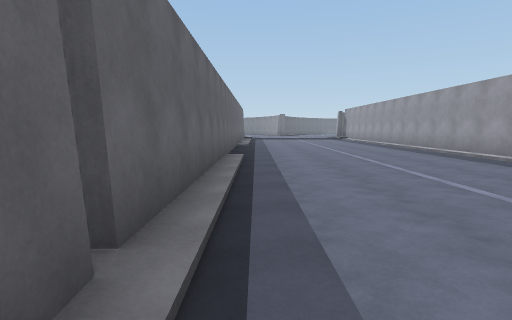
view 1 (above)

23 first-person views from a walk through a Unity game level. The camera is 1.4 m above the floor, tilts 6° down and sees 80° across. The floor is counted in squares, 2 m on a side. Each view is taken from the middle of a square. On the plan, view 1 faces up. The plan holds only what a view shows up to about 10 squares ahead; the rest is blank. The place goes on beyond the plan. The player character is not drawn. Some animated figures are left out. Surface patterns are stand-ins for the level's own textures.

view 2
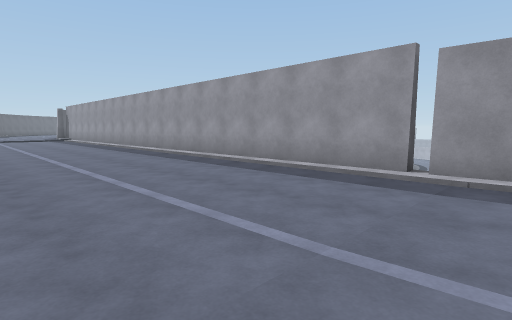

view 3
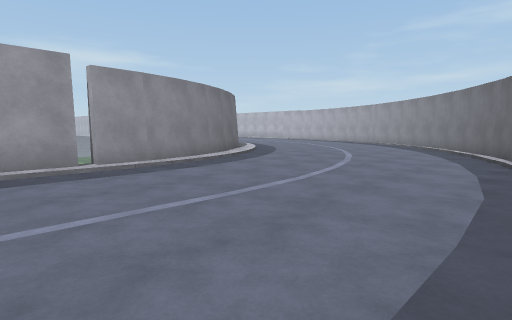

view 4
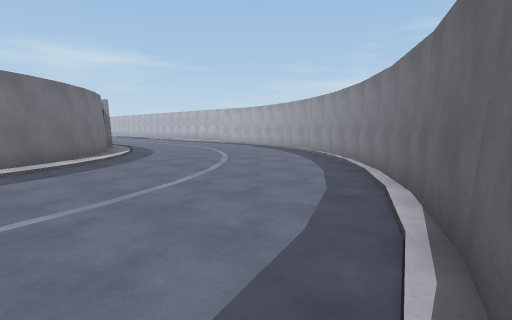

view 5
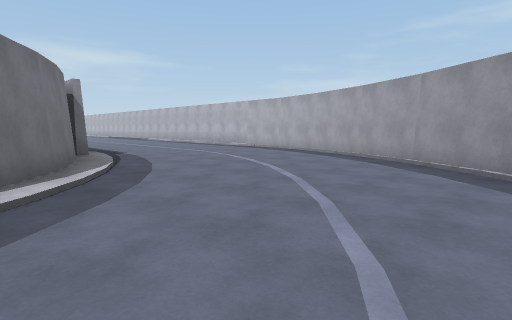

view 6
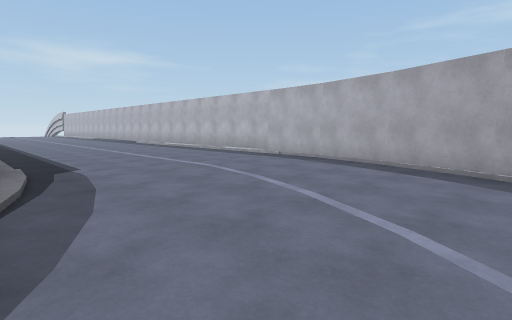

view 7
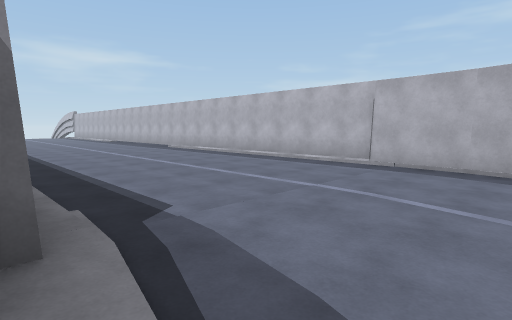

view 8
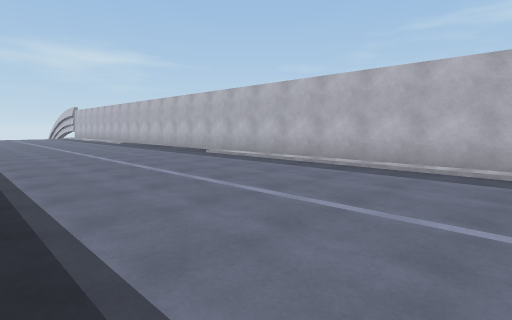

view 9
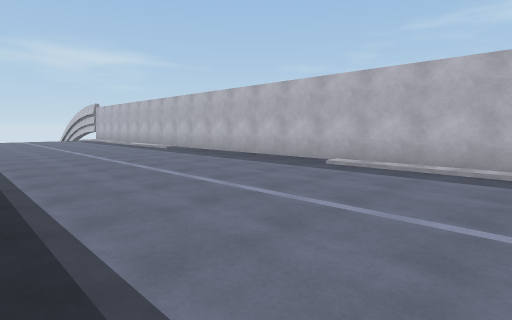

view 10
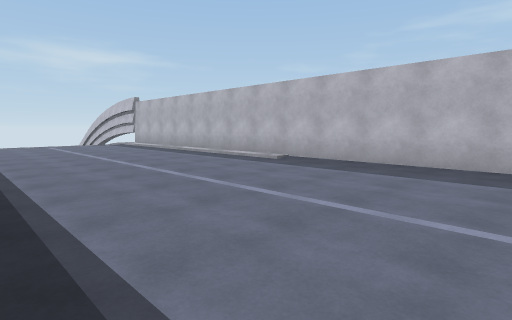

view 11
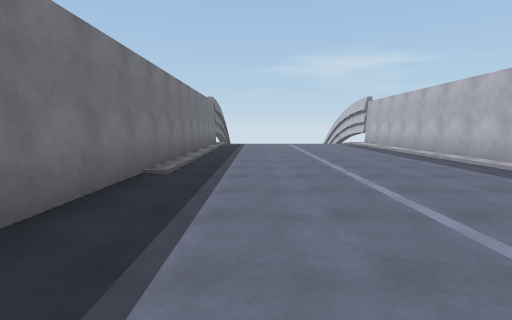

view 12
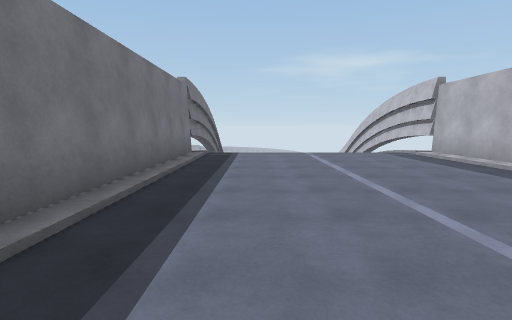

view 13
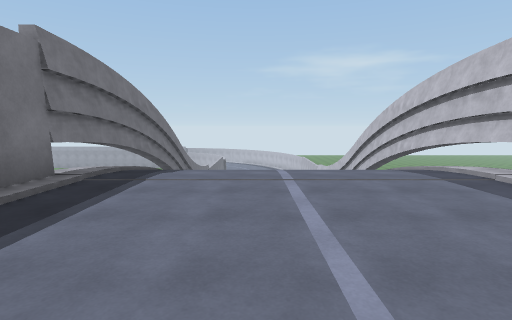

view 14
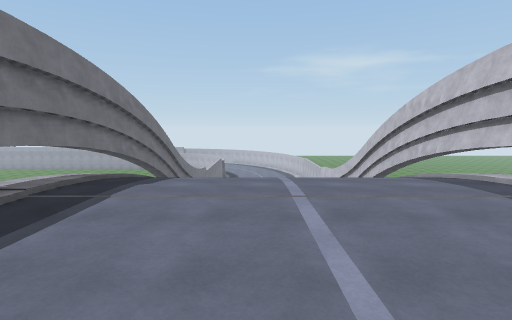

view 15
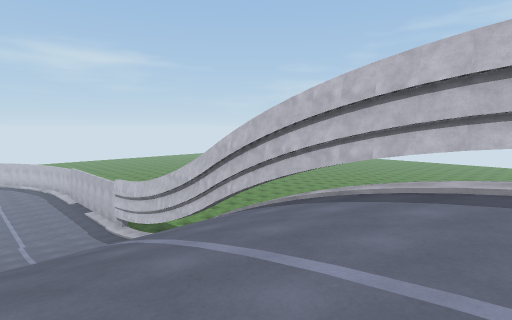

view 16
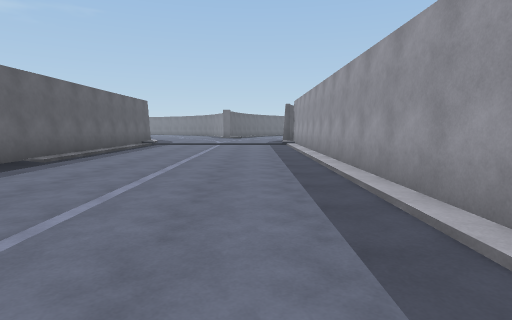

view 17
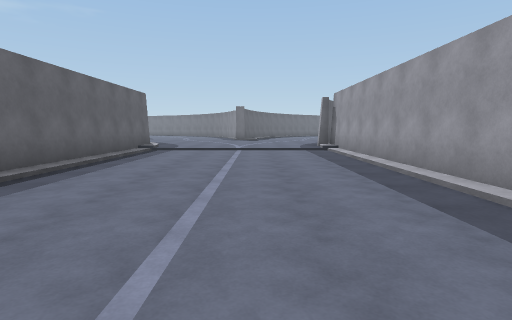

view 18
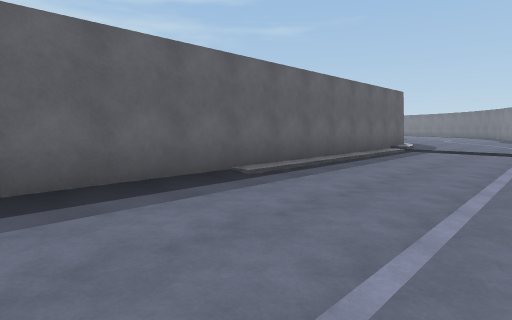

view 19
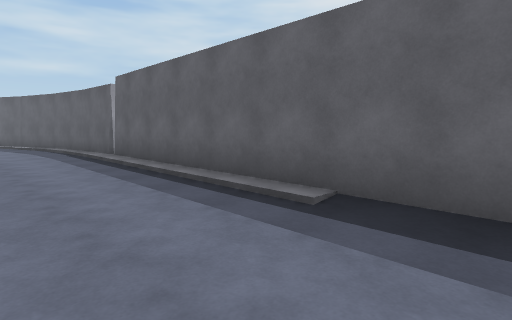

view 20
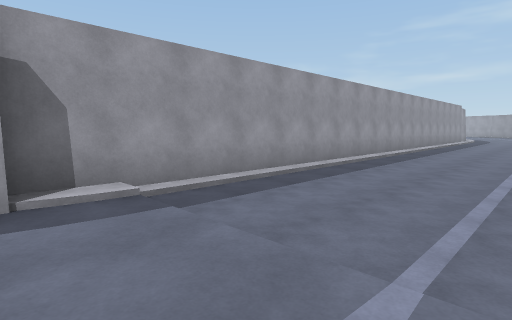

view 21
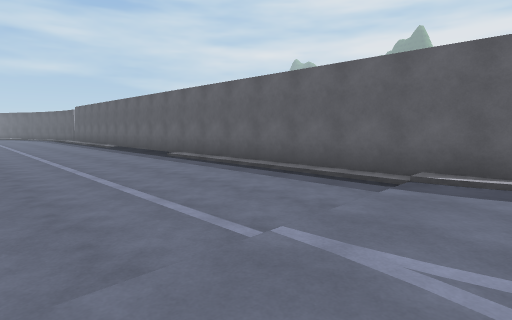

view 22
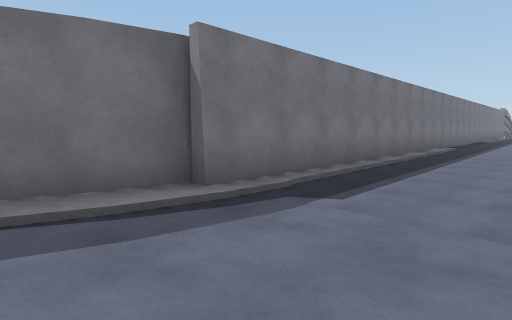

view 23
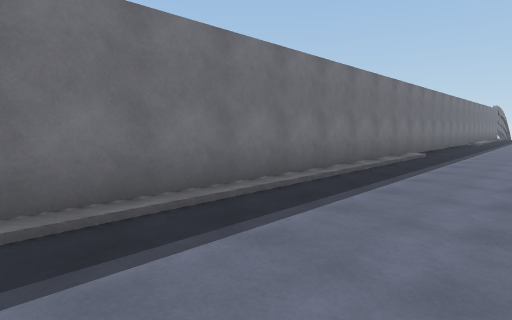

### Floor plan
Key: @ floor where view 1 was taken; # wall or solid block; x gap in a wall; . main floor; : floor 0.25 m higher than the main floor; / step, stairs or slope; v drop or lower ground.
Columns run from 1 left of view 1 to 42 right of it. Each row starts with its distance up from view 1.
 20 #:::::##
 19 #/::::/#
 18 #......#
 17 #......#
 16 #......#
 15 #......#
 14 #......#
 13 #......#
 12 #......#
 11 #......#
 10 #......#
  9 #......#
  8 #......#
  7 #......#
  6 #......#
  5 #......#
  4 #......#
  3 #......#
  2 #......#
  1 x......x
  0 #@.....#
 -1 #/.....#
 -2 #/...../#
 -3  #...../#
 -4  #....../#v
 -5   #....../##
 -6   #.......//################################
 -7    #...................................//
 -8    v#..................................////
 -9     ##.................................////
-10       #................................////
-11        ##..............................////
-12          ####//////////......///////////////
-13              ###############################

Where each view was taken, in squares from view 1:
view 1: 0 up, 0 right, facing up
view 2: 0 up, 1 right, facing up-right
view 3: 3 up, 0 right, facing down-right
view 4: 2 down, 0 right, facing down-right
view 5: 4 down, 4 right, facing down-right
view 6: 6 down, 7 right, facing down-right
view 7: 6 down, 10 right, facing down-right
view 8: 7 down, 14 right, facing down-right
view 9: 7 down, 18 right, facing down-right
view 10: 7 down, 23 right, facing down-right
view 11: 8 down, 23 right, facing right
view 12: 8 down, 28 right, facing right
view 13: 9 down, 32 right, facing right
view 14: 9 down, 33 right, facing right
view 15: 8 down, 37 right, facing down-right
view 16: 6 up, 4 right, facing up
view 17: 9 up, 3 right, facing up
view 18: 9 up, 3 right, facing up-left
view 19: 9 up, 2 right, facing down-left
view 20: 20 up, 2 right, facing down-right
view 21: 20 up, 4 right, facing down-left
view 22: 9 down, 10 right, facing up-right
view 23: 9 down, 13 right, facing up-right
